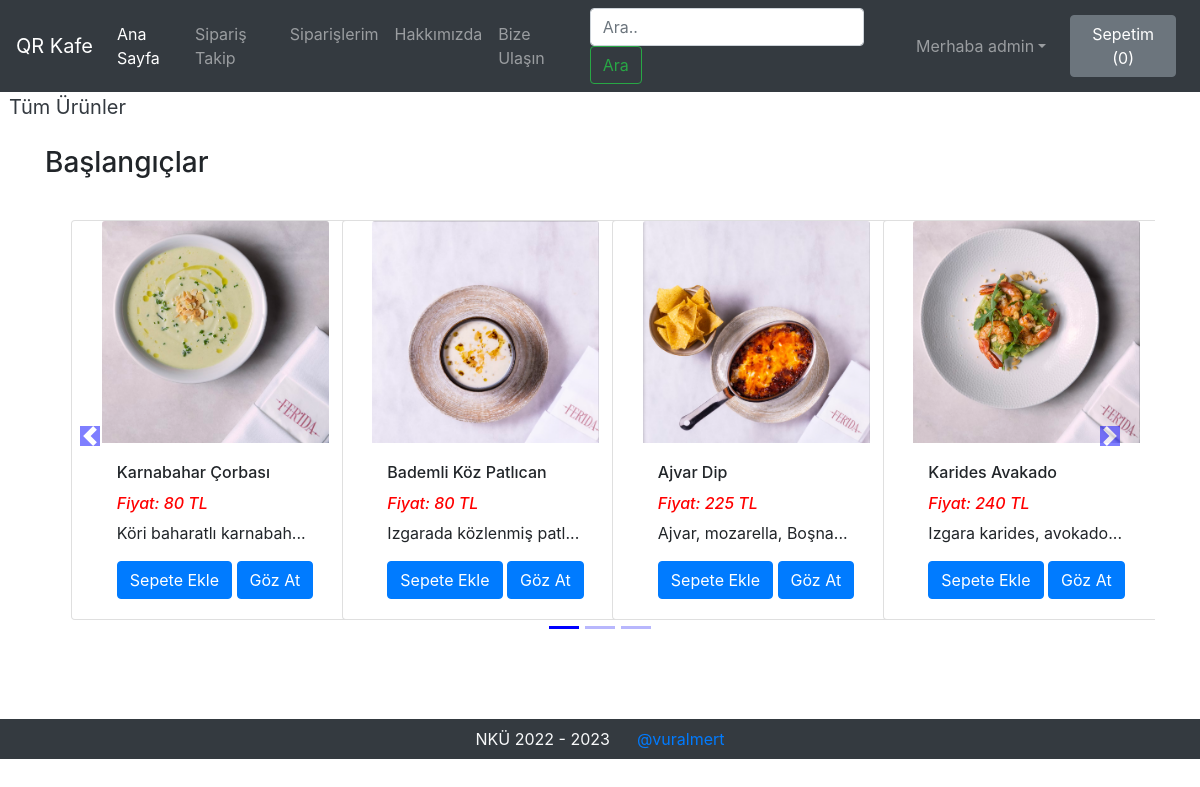
The app's page /search/?search=Başlangıçlar (signed in) with its own data.
### pages/models.py (models this page shows, shortened)
class Product(models.Model):
    product_id = models.AutoField
    product_name = models.CharField(max_length=50)
    category = models.CharField(max_length=50, default="")
    price = models.IntegerField(default=0)
    desc = models.CharField(max_length=200)
    pub_date = models.DateField()
    image = models.ImageField(upload_to="shop/images", default="")

### pages/views.py (the view)
# urls.py: path('search/', SearchView, name="Search"),
def SearchView(request):
    query = request.GET.get('search')
    allProds = []
    catprods = Product.objects.values('category', 'id')
    cats = {item['category'] for item in catprods}
    for cat in cats:
        prodtemp = Product.objects.filter(category=cat)
        prod = [item for item in prodtemp if searchMatch(query, item)]
        n = len(prod)
        nSlides = n // 4 + ceil((n / 4) - (n // 4))
        if len(prod) != 0:
            allProds.append([prod, range(1, nSlides), nSlides])
    mv_dict = {'allProds': allProds, "msg": ""}
    if len(allProds) == 0 or len(query) < 3:
        mv_dict = {'msg': "Aramanıza uygun sonuç bulunamadı. Lütfen tekrar deneyin."}
    return render(request, 'search.html', mv_dict)

### pages/views.py (called while the page is built)
def searchMatch(query, item):
    if query in item.desc.lower() or query in item.product_name.lower() or query in item.category.lower() or query in item.desc or query in item.product_name or query in item.category or query in item.desc.upper() or query in item.product_name.upper() or query in item.category.upper():
        return True
    else:
        return False

### templates/search.html (shortened to what this page needs)
{% extends 'basic.html' %}
  {% block body %}
  {% load static %}
<div>&nbsp;
    <a href="/home" class="active text-dark"  style="font-size:20px;">
      <span>Tüm Ürünler</span>
    </a>
</div>
<div class="container" id="cont">
    {% for product, range, nSlides in allProds %}
    <h3 class="my-4">{{product.0.category}}</h3>
    <div class="row">
        <div id="demo{{forloop.counter}}" class="col carousel slide my-3" data-ride="carousel">
            <ul class="carousel-indicators">
                <li data-target="#demo{{forloop.counter}}" data-slide-to="0" class="active"></li>
                {% for i in range %}
                <li data-target="#demo{{forloop.parentloop.counter}}" data-slide-to="{{i}}"></li>
                {% endfor %}
            </ul>
            <div class="container carousel-inner no-padding">
                <div class="carousel-item active">
                    {% for i in product %}
                    <div class="col-xs-3 col-sm-3 col-md-3">
                        <div class="card align-items-center" style="width: 18rem;">
                            <img src='/media/{{i.image}}' class="card-img-top" alt="...">
                            <div class="card-body">
                                <h6 class="card-title" id="namepr{{i.id}}">{{i.product_name|slice:"0:20"}}</h6>
                                 <h6 style="color: #ff0000"><i id="pricepr{{i.id}}">Fiyat: {{i.price}} TL</i></h6>
                                <p class="card-text">{{i.desc|slice:"0:23"}}...</p>
                                <span id="divpr{{i.id}}" class="divpr">
                                    <button id="pr{{i.id}}" class="btn btn-primary cart">Sepete Ekle</button>
                                </span>
                                <a href="/productView/{{i.id}}"> <button id="qv{{i.id}}" class="btn btn-primary cart">Göz At</button> </a>
                            </div>
                        </div>
                    </div>
                    {% if forloop.counter|divisibleby:4 and forloop.counter > 0 and not forloop.last %}
                </div>
                    {% endif %}
                    {% endfor %}
            </div>
        </div>
        <a class="carousel-control-prev" href="#demo{{forloop.counter}}" data-slide="prev">
            <span class="carousel-control-prev-icon"></span>
        </a>
        <a class="carousel-control-next" href="#demo{{forloop.counter}}" data-slide="next">
            <span class="carousel-control-next-icon"></span>
        </a>
    </div>
    {% endfor %}
</div>
{% endblock %}

### templates/basic.html (shortened to what this page needs)
<!doctype html>
<html lang="en">
  <head>
    <link rel="stylesheet" href="https://stackpath.bootstrapcdn.com/bootstrap/4.2.1/css/bootstrap.min.css">
    <link rel="stylesheet" href="https://stackpath.bootstrapcdn.com/bootstrap/4.3.1/css/bootstrap.min.css">
    <link rel="stylesheet" href="https://use.fontawesome.com/releases/v5.8.2/css/all.css">
  </head>
  <body>
    <nav class="navbar navbar-expand-lg navbar-dark bg-dark">
      <a class="navbar-brand" href="/home">QR Kafe</a>
      <div class="collapse navbar-collapse" id="navbarSupportedContent">
        <ul class="navbar-nav mr-auto">
          <li class="nav-item active">
            <a class="nav-link" href="/home">Ana Sayfa <span class="sr-only">(current)</span></a>
          </li>
          <li class="nav-item">
            <a class="nav-link" href="/tracker">Sipariş Takip</a>
          </li>
          <li class="nav-item">
            <a class="nav-link" href="/orders/">Siparişlerim</a>
          </li>
          <li class="nav-item">
            <a class="nav-link" href="/about">Hakkımızda</a>
          </li>
          <li class="nav-item">
            <a class="nav-link" href="/contact">Bize Ulaşın</a>
          </li>
        </ul>
        <form method="get" action="/search" class="form-inline my-2 my-lg-0 mx-3">
          <input class="form-control mr-sm-2" type="search" name="search" id="search" placeholder="Ara.." aria-label="Search" required>
          <button class="btn btn-outline-success my-2 my-sm-0" type="submit">Ara</button>
        </form>
        {% if user.is_authenticated %}
        <ul class="navbar-nav mr-2">
          <li class="nav-item dropdown">
            <a class="nav-link dropdown-toggle" href='#' id="navbarDropdown" role="button" data-toggle="dropdown"> Merhaba {{request.user}}</a>
          </li>
        </ul>
        {% else %}
        <button type="button" class="btn btn-success mx-2" data-toggle="modal" data-target="#loginModal">Giriş</button>
        <button type="button" class="btn btn-success mx-2" data-toggle="modal" data-target="#signupModal">Kayıt Ol</button>
        {% endif %}
        <button type="button" class="btn btn-secondary mx-2" id="popcart" data-container="body" data-html="true" data-toggle="popover" title="Sepetim" data-placement="bottom" data-content="Bottom popover">
          Sepetim (<span id="cart">0</span>)
        </button>
      </div>
    </nav>
    {% block body %} {% endblock %}
    <div class="footer container-fluid bg-dark text-light">
        <p class="text-center py-2 mb-0">NKÜ 2022 - 2023 &nbsp;&nbsp;&nbsp;&nbsp;&nbsp;<a href="https://github.com/vuralmert" target="_blank" rel="noopener noreferrer">@vuralmert</a></p>
    </div>
  </body>
</html>

### records on screen
Product: category "Başlangıçlar", image (picture), product_name "Karnabahar Çorbası", price "80", desc "Köri baharatlı karnabah"
Product: image (picture), product_name "Bademli Köz Patlıcan", price "80", desc "Izgarada közlenmiş patl"
Product: image (picture), product_name "Ajvar Dip", price "225", desc "Ajvar, mozarella, Boşna"
Product: image (picture), product_name "Karides Avakado", price "240", desc "Izgara karides, avokado"

### other values on screen
{{ request.user }} "admin"
